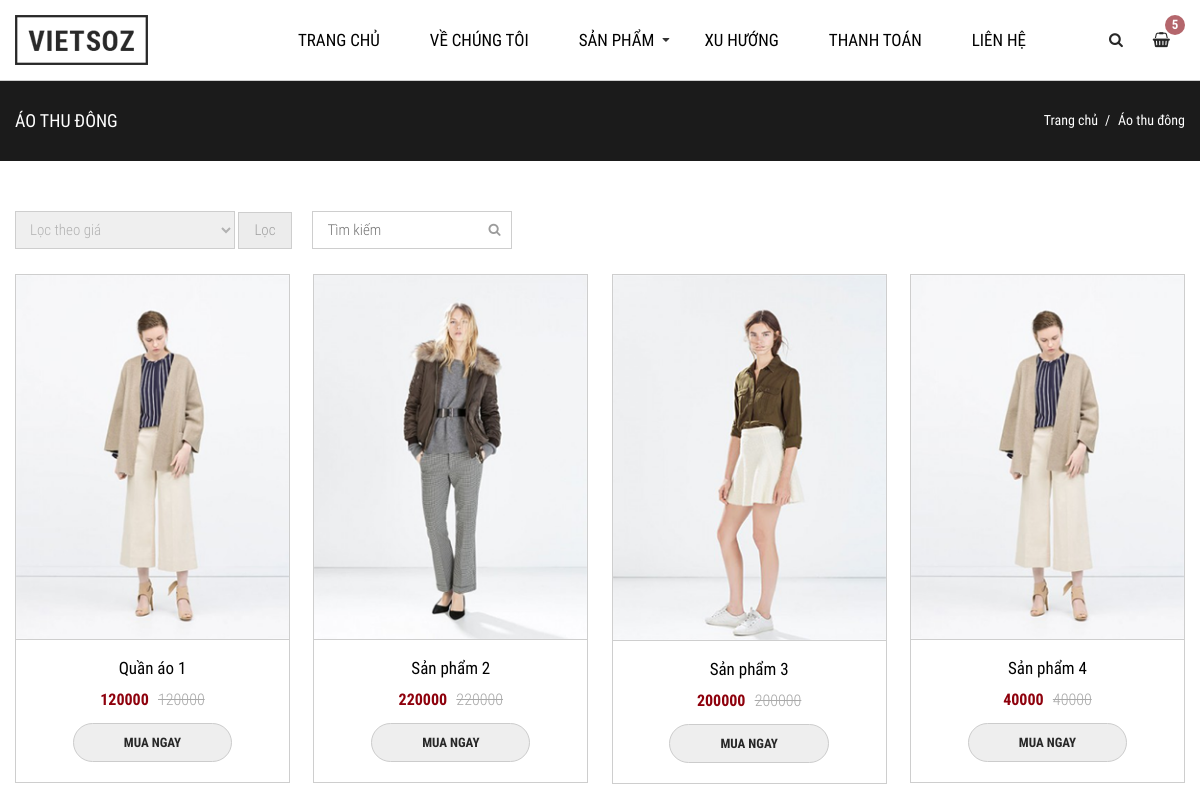
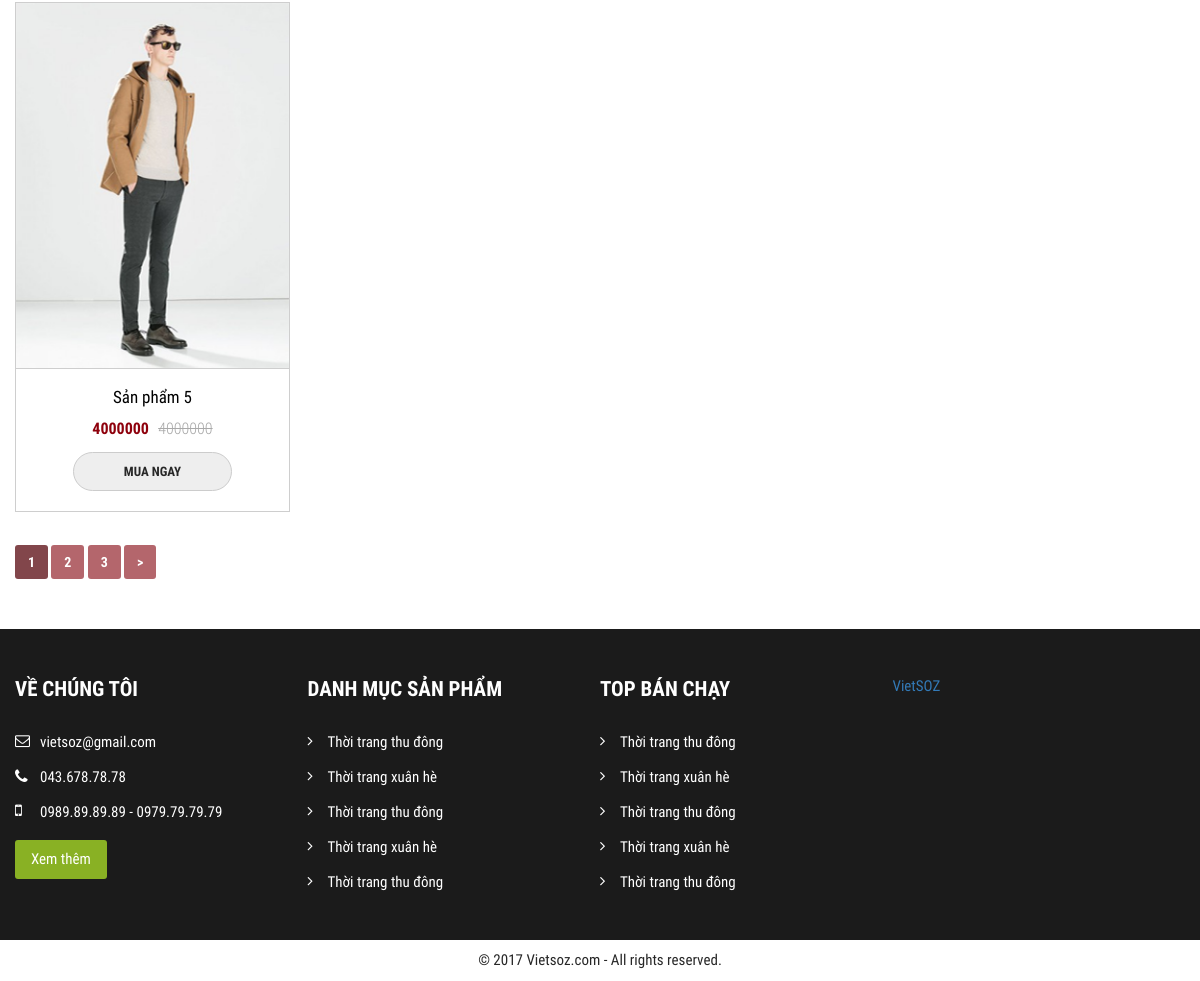
/?page=category_product&id=7, run on the app's committed database (2 pictures, top to bottom).
### tables this page shows
CREATE TABLE `tbl_category` (
  `id` int(11) NOT NULL,
  `title` varchar(100) NOT NULL,
  `content` varchar(500) NOT NULL
);

CREATE TABLE `tbl_product` (
  `id` int(11) NOT NULL,
  `name` varchar(100) NOT NULL,
  `masp` varchar(50) NOT NULL,
  `price` float NOT NULL,
  `image` varchar(100) NOT NULL,
  `category` varchar(100) NOT NULL
);

### pages/category_product.php (the view, shortened to what this page needs)
<div id="main-content-wp" class="category-product-page">
    <div class="section" id="breadcrumb-wp">
        <div class="wp-inner">
            <div class="section-detail clearfix">
                        <?php
                          $id = $_GET['id'];
                          include("config/dbconfig.php");
                          $sql = "SELECT * from tbl_category where id like '%$id%'";
                          $run = mysqli_query($conn, $sql);
                          while ($row = mysqli_fetch_array($run)) {
                        ;?>
                <h3 class="title fl-left"><?php echo $row['title']?></h3>
            <?php } ?>
                <ul class="list-breadcrumb fl-right">
                    <li>
                        <a href="?page=home" title="">Trang chủ</a>
                    </li>
                        <?php
                          $id = $_GET['id'];
                          include("config/dbconfig.php");
                          $sql = "SELECT * from tbl_category where id like '%$id%'";
                          $run = mysqli_query($conn, $sql);
                          while ($row = mysqli_fetch_array($run)) {
                        ;?>
                    <li>
                        <a title=""><?php echo $row['title']?></a>
                    </li><?php } ?>
                </ul>
            </div>
        </div>
    </div>
    <div class="section" id="filter-wp">
        <div class="wp-inner">
            <div class="section-detail">
                <ul class="list-item clearfix">
                    <li>
                        <form method="POST" action="">
                            <select name="filter-price">
                                <option value="0">Lọc theo giá</option>
                            </select>
                            <button type="submit" name="btn-filter-price" id="btn-filter-price">Lọc</button>
                        </form>
                    </li>
                    <li>
                        <form method="POST" action="" id="form-s-product">
                            <input type="text" name="s-product" id="s-product" placeholder="Tìm kiếm">
                            <button type="submit" name="btn-s-product" id="btn-s-product"><i class="fa fa-search" aria-hidden="true"></i></button>
                        </form>
                    </li>
                </ul>
            </div>
        </div>
    </div>
    <div class="section" id="list-product-wp">
        <div class="wp-inner">
            <div class="section-detail">
                <ul class="list-item clearfix">
                    <?php
                      $id = $_GET['id'];
                      include("config/dbconfig.php");
                      $sql = "SELECT * from tbl_product where category like '%$id%'";
                      $run = mysqli_query($conn, $sql);
                      while ($row = mysqli_fetch_array($run)) {
                    ;?>
                    <li>
                        <a href="" title="" class="thumb">
                            <img src="index.php/../images/product/<?php echo $row['image']?>" alt="">
                        </a>
                        <div class="info">
                            <a href="" title="" class="name-product"><?php echo $row['name']?></a>
                            <div class="price-wp">
                                <span class="new"><?php echo $row['price']?></span>
                                <span class="old"><?php echo $row['price']?></span>
                            </div>
                            <a href="" title="" class="buy-now">Mua ngay</a>
                        </div>
                    </li>
                <?php } ?>
                </ul>
            </div>
        </div>
    </div>
    <div class="section" id="pagination-wp">
        <div class="wp-inner">
            <div class="pagination">
                <strong>1</strong>
                <a href="" title="">2</a>
                <a href="" title>3</a>
                <a href="">&gt;</a>
            </div>
        </div>
    </div>
</div>

### public/css/import/global.css (style rules this page uses)
body { font-family: "Roboto Condensed Regular"; font-size: 14px; color: #272727; }
.fl-left { float: left; }
.fl-right { float: right; }
img { max-width: 100%; height: auto; display: block; }
.wp-inner { width: 1170px; margin: 0 auto; }
a { text-decoration: none!important; }

### public/css/import/home.css (style rules this page uses)
#promotion-wp, #intro-wp, #list-product-wp, #list-banner-wp, #feedback-wp, #blog-wp, #product-discount-wp { margin-top: 50px; }
#list-product-wp .list-item li { float: left; width: 23.5%; margin: 0% 2% 2% 0%; border: 1px solid #cecece; }
#product-discount-wp .list-item .owl-item li, #list-product-wp .list-item li { border: 1px solid #cecece; position: relative; }
#product-discount-wp .list-item .owl-item li .thumb, #list-product-wp .list-item li .thumb { position: relative; display: block; overflow: hidden; }
#product-discount-wp .list-item .owl-item li .thumb:before, #list-product-wp .list-item li .thumb:before { position: absolute; content: ''; border-top: 1px solid #C0AB90; border-bottom: 1px solid #C0AB90; top: 15px; left: 15px; right: 15px; bottom: 15px; transform: scale(0,1); -moz-transform: scale(0,1); -webkit-transform: scale(0,1); -o-transform: scale(0,1); -ms-transform: scale(0,1); transition: all .4s ease-in-out; -moz-transition: all .4s ease-in-out; -webkit-transition: all .4s ease-in-out; -o-transition: all .4s ease-in-out; z-index: 2; }
#product-discount-wp .list-item .owl-item li .thumb:after, #list-product-wp .list-item li .thumb:after { position: absolute; content: ''; border-left: 1px solid #C0AB90; border-right: 1px solid #C0AB90; top: 15px; left: 15px; right: 15px; bottom: 15px; transform: scale(1,0); -moz-transform: scale(1,0); -webkit-transform: scale(1,0); -o-transform: scale(1,0); -ms-transform: scale(1,0); transition: all .4s ease-in-out; -moz-transition: all .4s ease-in-out; -webkit-transition: all .4s ease-in-out; -o-transition: all .4s ease-in-out; z-index: 2; }
#product-discount-wp .info, #list-product-wp .info { text-align: center; padding: 20px 0px; border-top: 1px solid #cecece; }
.name-product { display: block; font-size: 17px; color: #000!important; margin-bottom: 15px; }
.price-wp { text-align: center; }
.price-wp span { display: inline-block; padding: 0px 3px; }
.price-wp .new { color: #8e000c; font-family: 'Roboto Condensed Bold'; font-size: 16px; font-weight: normal; }
.price-wp .old { font-size: 16px; color: #a9a9a9; text-decoration: line-through; font-family: 'Roboto Condensed Light'; }
.buy-now { display: inline-block; color: #272727!important; background: #eeeeee; padding: 12px 50px; text-transform: uppercase; font-family: 'Roboto Condensed Bold'; border-radius: 50px; margin-top: 15px; font-size: 13px; border: 1px solid #ccc; }
#list-product-wp .list-item li:nth-child(4n) { margin-right: 0!important; }

### public/css/import/header.css (style rules this page uses)
#main-content-wp { margin-top: 80px; }

### public/css/import/category_product.css (style rules this page uses)
#breadcrumb-wp { background: #1B1B1B; padding: 30px 0px; }
#breadcrumb-wp .title { font-size: 18px; color: #fff; text-transform: uppercase; line-height: normal; }
.list-breadcrumb li { float: left; }
.list-breadcrumb li a { position: relative; display: block; color: #fff; padding-left: 20px; line-height: 21px; }
.list-breadcrumb li:first-child a { padding-left: 0; }
.list-breadcrumb li:nth-child(n+2) a:before { position: absolute; content: '/'; top: 0; left: 7px; }
.pagination strong, .pagination a { display: inline-block; background: #b4666c; color: #fff; font-family: 'Roboto Condensed Bold'; padding: 10px 13px; border-radius: 3px; }
.pagination strong, .pagination a:hover { background: #82464b; }
#pagination-wp { margin: 10px 0px 50px 0px; }
#filter-wp .list-item li { float: left; margin-right: 20px; }
#filter-wp .list-item li select { border: 1px solid #cecece; padding: 8px 10px; color: #b2b2b2; width: 220px; }
#btn-filter-price { border: 1px solid #cecece; padding: 11px 15px; color: #a0a0a0; line-height: 13px; background: #ececec; }
#filter-wp .list-item li:last-child { margin-right: 0; }
#form-s-product { position: relative; }
#filter-wp .list-item li #s-product { width: 200px; padding: 9px 30px 9px 15px; border: 1px solid #cecece; color: #b2b2b2; }
#btn-s-product { position: absolute; top: 11px; right: 5px; background: none; border: none; outline: none; font-size: 13px; color: #9c9c9c; }
#filter-wp { margin: 50px 0px 25px 0px; font-size: 15px; font-family: 'Roboto Condensed Light'; }
.category-product-page #list-product-wp { margin-top: 0!important; }

### data on the page
tbl_category: title "ÁO THU ĐÔNG", title "Áo thu đông"
tbl_product: image (picture), name "Quần áo 1", price "120000"
tbl_product: image (picture), name "Sản phẩm 2", price "220000"
tbl_product: image (picture), name "Sản phẩm 3", price "200000"
tbl_product: image (picture), name "Sản phẩm 4", price "40000"
tbl_product: image (picture), name "Sản phẩm 5", price "4000000"
